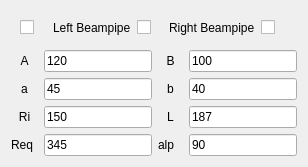
                     <widget class="QWidget" name="w_Inner_Cell" native="true">
                      <property name="styleSheet">
                       <string notr="true">#w_Inner_Cell{border-radius: 15px;}</string>
                      </property>
                      <layout class="QGridLayout" name="gridLayout_27">
                       <item row="5" column="1" colspan="2">
                        <widget class="QWidget" name="w_End_Cell_Tune_Extra_Variable" native="true">
                         <layout class="QGridLayout" name="gridLayout_32">
                          <property name="leftMargin">
                           <number>0</number>
                          </property>
                          <property name="topMargin">
                           <number>0</number>
                          </property>
                          <property name="rightMargin">
                           <number>0</number>
                          </property>
                          <property name="bottomMargin">
                           <number>0</number>
                          </property>
                          <item row="0" column="0">
                           <widget class="QLabel" name="label_57">
                            <property name="minimumSize">
                             <size>
                              <width>27</width>
                              <height>0</height>
                             </size>
                            </property>
                            <property name="maximumSize">
                             <size>
                              <width>27</width>
                              <height>16777215</height>
                             </size>
                            </property>
                            <property name="text">
                             <string>Req</string>
                            </property>
                           </widget>
                          </item>
                          <item row="0" column="1">
                           <widget class="QLineEdit" name="le_Req_i">
                            <property name="minimumSize">
                             <size>
                              <width>70</width>
                              <height>0</height>
                             </size>
                            </property>
                            <property name="text">
                             <string>345</string>
                            </property>
                           </widget>
                          </item>
                         </layout>
                        </widget>
                       </item>
                       <item row="3" column="3">
                        <widget class="QLabel" name="label_44">
                         <property name="minimumSize">
                          <size>
                           <width>25</width>
                           <height>0</height>
                          </size>
                         </property>
                         <property name="text">
                          <string>b</string>
                         </property>
                         <property name="alignment">
                          <set>Qt::AlignCenter</set>
                         </property>
                        </widget>
                       </item>
                       <item row="4" column="3">
                        <widget class="QLabel" name="l_Tune_Alternate_Variable">
                         <property name="minimumSize">
                          <size>
                           <width>25</width>
                           <height>0</height>
                          </size>
                         </property>
                         <property name="maximumSize">
                          <size>
                           <width>30</width>
                           <height>16777215</height>
                          </size>
                         </property>
                         <property name="text">
                          <string>L</string>
                         </property>
                         <property name="alignment">
                          <set>Qt::AlignCenter</set>
                         </property>
                        </widget>
                       </item>
                       <item row="1" column="3">
                        <widget class="QLabel" name="label_45">
                         <property name="minimumSize">
                          <size>
                           <width>25</width>
                           <height>0</height>
                          </size>
                         </property>
                         <property name="text">
                          <string>B</string>
                         </property>
                         <property name="alignment">
                          <set>Qt::AlignCenter</set>
                         </property>
                        </widget>
                       </item>
                       <item row="4" column="1">
                        <widget class="QLabel" name="label_48">
                         <property name="minimumSize">
                          <size>
                           <width>27</width>
                           <height>0</height>
                          </size>
                         </property>
                         <property name="maximumSize">
                          <size>
                           <width>27</width>
                           <height>16777215</height>
                          </size>
                         </property>
                         <property name="text">
                          <string>Ri</string>
                         </property>
                         <property name="alignment">
                          <set>Qt::AlignCenter</set>
                         </property>
                        </widget>
                       </item>
                       <item row="3" column="2">
                        <widget class="QLineEdit" name="le_a_i">
                         <property name="minimumSize">
                          <size>
                           <width>70</width>
                           <height>0</height>
                          </size>
                         </property>
                         <property name="text">
                          <string>45</string>
                         </property>
                        </widget>
                       </item>
                       <item row="1" column="1">
                        <widget class="QLabel" name="label_53">
                         <property name="minimumSize">
                          <size>
                           <width>27</width>
                           <height>0</height>
                          </size>
                         </property>
                         <property name="maximumSize">
                          <size>
                           <width>27</width>
                           <height>16777215</height>
                          </size>
                         </property>
                         <property name="text">
                          <string>A</string>
                         </property>
                         <property name="alignment">
                          <set>Qt::AlignCenter</set>
                         </property>
                        </widget>
                       </item>
                       <item row="4" column="4">
                        <widget class="QLineEdit" name="le_L_i">
                         <property name="minimumSize">
                          <size>
                           <width>70</width>
                           <height>0</height>
                          </size>
                         </property>
                         <property name="text">
                          <string>187</string>
                         </property>
                        </widget>
                       </item>
                       <item row="4" column="2">
                        <widget class="QLineEdit" name="le_Ri_i">
                         <property name="minimumSize">
                          <size>
                           <width>70</width>
                           <height>0</height>
                          </size>
                         </property>
                         <property name="text">
                          <string>150</string>
                         </property>
                        </widget>
                       </item>
                       <item row="5" column="4">
                        <widget class="QLineEdit" name="le_Alpha">
                         <property name="text">
                          <string>90</string>
                         </property>
                        </widget>
                       </item>
                       <item row="1" column="2">
                        <widget class="QLineEdit" name="le_A_i">
                         <property name="minimumSize">
                          <size>
                           <width>70</width>
                           <height>0</height>
                          </size>
                         </property>
                         <property name="text">
                          <string>120</string>
                         </property>
                        </widget>
                       </item>
                       <item row="3" column="4">
                        <widget class="QLineEdit" name="le_b_i">
                         <property name="minimumSize">
                          <size>
                           <width>70</width>
                           <height>0</height>
                          </size>
                         </property>
                         <property name="text">
                          <string>40</string>
                         </property>
                        </widget>
                       </item>
                       <item row="1" column="4">
                        <widget class="QLineEdit" name="le_B_i">
                         <property name="minimumSize">
                          <size>
                           <width>70</width>
                           <height>0</height>
                          </size>
                         </property>
                         <property name="text">
                          <string>100</string>
                         </property>
                        </widget>
                       </item>
                       <item row="3" column="1">
                        <widget class="QLabel" name="label_55">
                         <property name="minimumSize">
                          <size>
                           <width>27</width>
                           <height>0</height>
                          </size>
                         </property>
                         <property name="maximumSize">
                          <size>
                           <width>27</width>
                           <height>16777215</height>
                          </size>
                         </property>
                         <property name="text">
                          <string>a</string>
                         </property>
                         <property name="alignment">
                          <set>Qt::AlignCenter</set>
                         </property>
                        </widget>
                       </item>
                       <item row="5" column="3">
                        <widget class="QLabel" name="label_49">
                         <property name="text">
                          <string>alp</string>
                         </property>
                        </widget>
                       </item>
                       <item row="0" column="1" colspan="4">
                        <widget class="QWidget" name="widget_5" native="true">
                         <layout class="QGridLayout" name="gridLayout_12">
                          <item row="0" column="1">
                           <widget class="QLabel" name="label_19">
                            <property name="text">
                             <string>Left Beampipe</string>
                            </property>
                           </widget>
                          </item>
                          <item row="0" column="3">
                           <widget class="QLabel" name="label_23">
                            <property name="text">
                             <string>Right Beampipe</string>
                            </property>
                           </widget>
                          </item>
                          <item row="0" column="0">
                           <widget class="SwitchControl" name="cb_Inner_Cell"/>
                          </item>
                          <item row="0" column="2">
                           <widget class="SwitchControl" name="cb_LBP"/>
                          </item>
                          <item row="0" column="4">
                           <widget class="SwitchControl" name="cb_RBP"/>
                          </item>
                         </layout>
                        </widget>
                       </item>
                      </layout>
                     </widget>
